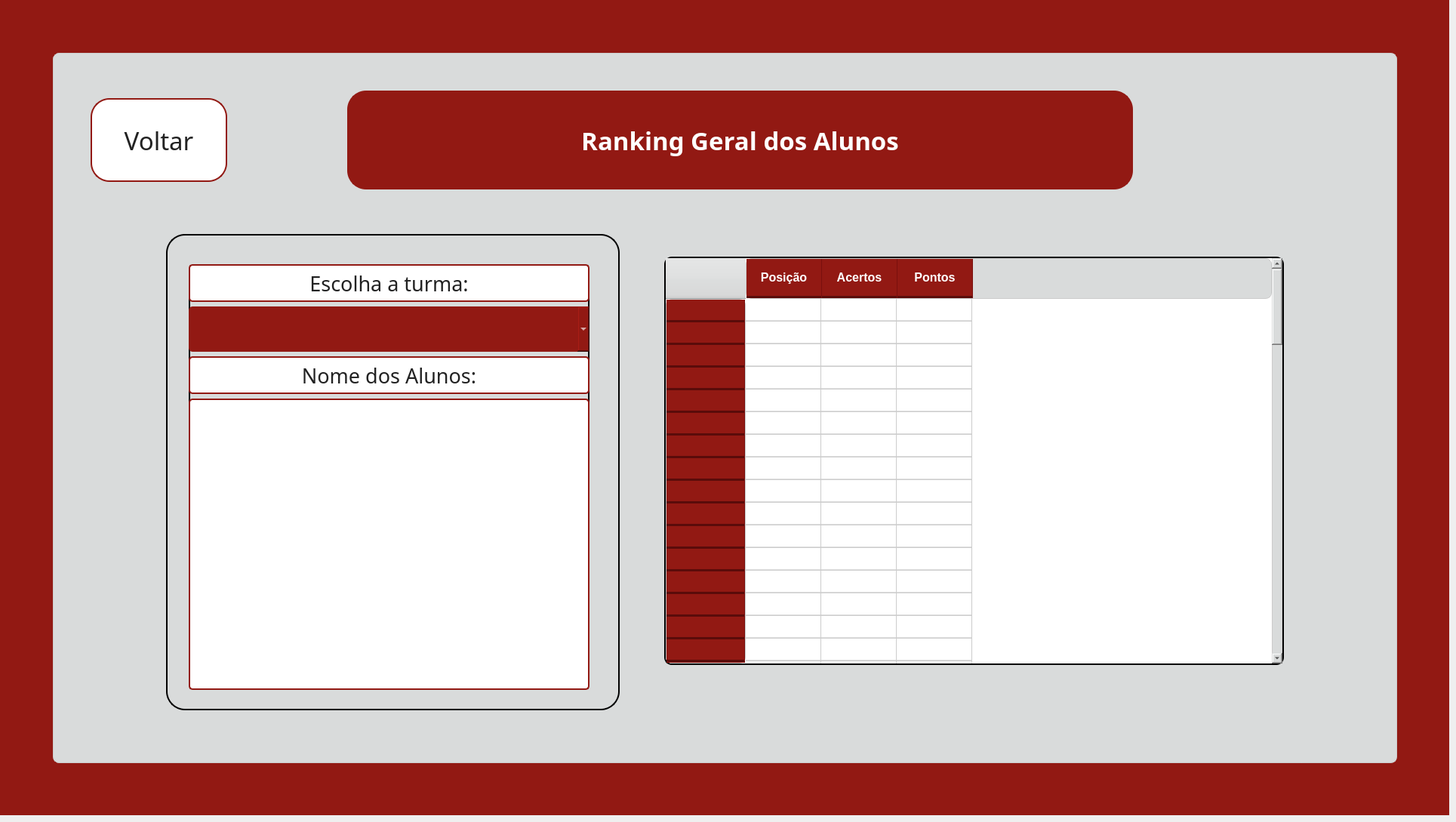
    <widget class="QWidget" name="pg_rankinggeral">
     <widget class="QWidget" name="fundo_rankinggeral" native="true">
      <property name="geometry">
       <rect>
        <x>0</x>
        <y>0</y>
        <width>1920</width>
        <height>1080</height>
       </rect>
      </property>
      <property name="styleSheet">
       <string notr="true">background-color: #921913;</string>
      </property>
      <widget class="QWidget" name="container_rankinggeral" native="true">
       <property name="geometry">
        <rect>
         <x>70</x>
         <y>70</y>
         <width>1781</width>
         <height>941</height>
        </rect>
       </property>
       <property name="styleSheet">
        <string notr="true">background-color: #d9dbdb;
border: 1px solid #cccccc;
border-radius: 8px;</string>
       </property>
       <widget class="QLabel" name="lbl_titulo_rankinggeral">
        <property name="geometry">
         <rect>
          <x>390</x>
          <y>50</y>
          <width>1041</width>
          <height>131</height>
         </rect>
        </property>
        <property name="font">
         <font>
          <family>Arbutus Slab</family>
          <pointsize>25</pointsize>
          <bold>true</bold>
         </font>
        </property>
        <property name="cursor">
         <cursorShape>ArrowCursor</cursorShape>
        </property>
        <property name="styleSheet">
         <string notr="true">background-color: #921913;
border: 2px solid #921913;
border-radius: 25px;
color: white;
padding: 0 18px</string>
        </property>
        <property name="text">
         <string>Ranking Geral dos Alunos</string>
        </property>
        <property name="textFormat">
         <enum>Qt::TextFormat::AutoText</enum>
        </property>
        <property name="alignment">
         <set>Qt::AlignmentFlag::AlignCenter</set>
        </property>
        <property name="wordWrap">
         <bool>true</bool>
        </property>
       </widget>
       <widget class="QLabel" name="img_cel_A_rankinggeral">
        <property name="geometry">
         <rect>
          <x>10</x>
          <y>0</y>
          <width>471</width>
          <height>491</height>
         </rect>
        </property>
        <property name="styleSheet">
         <string notr="true">border: transparent;
background-color: transparent;</string>
        </property>
        <property name="text">
         <string/>
        </property>
        <property name="pixmap">
         <pixmap>../images/fundoetec.png</pixmap>
        </property>
        <property name="scaledContents">
         <bool>true</bool>
        </property>
       </widget>
       <widget class="QLabel" name="img_cel_B_rankinggeral">
        <property name="geometry">
         <rect>
          <x>10</x>
          <y>480</y>
          <width>471</width>
          <height>451</height>
         </rect>
        </property>
        <property name="styleSheet">
         <string notr="true">border: transparent;
background-color: transparent;</string>
        </property>
        <property name="text">
         <string/>
        </property>
        <property name="pixmap">
         <pixmap>../images/fundoetec.png</pixmap>
        </property>
        <property name="scaledContents">
         <bool>true</bool>
        </property>
       </widget>
       <widget class="QLabel" name="img_cel_C_rankinggeral">
        <property name="geometry">
         <rect>
          <x>470</x>
          <y>450</y>
          <width>471</width>
          <height>481</height>
         </rect>
        </property>
        <property name="styleSheet">
         <string notr="true">border: transparent;
background-color: transparent;</string>
        </property>
        <property name="text">
         <string/>
        </property>
        <property name="pixmap">
         <pixmap>../images/fundoetec.png</pixmap>
        </property>
        <property name="scaledContents">
         <bool>true</bool>
        </property>
       </widget>
       <widget class="QFrame" name="frame_card_rankinggeral">
        <property name="geometry">
         <rect>
          <x>150</x>
          <y>240</y>
          <width>601</width>
          <height>631</height>
         </rect>
        </property>
        <property name="font">
         <font>
          <pointsize>2</pointsize>
         </font>
        </property>
        <property name="styleSheet">
         <string notr="true">border-radius: 25px;
border: 2px solid black;
</string>
        </property>
        <property name="frameShape">
         <enum>QFrame::Shape::StyledPanel</enum>
        </property>
        <property name="frameShadow">
         <enum>QFrame::Shadow::Raised</enum>
        </property>
        <widget class="QWidget" name="verticalLayoutWidget_3">
         <property name="geometry">
          <rect>
           <x>30</x>
           <y>40</y>
           <width>531</width>
           <height>564</height>
          </rect>
         </property>
         <layout class="QVBoxLayout" name="layout_card_rankinggeral">
          <item>
           <widget class="QLabel" name="lbl_tabela_titulo_rankinggeral">
            <property name="minimumSize">
             <size>
              <width>0</width>
              <height>50</height>
             </size>
            </property>
            <property name="maximumSize">
             <size>
              <width>16777215</width>
              <height>50</height>
             </size>
            </property>
            <property name="font">
             <font>
              <family>Arbutus Slab</family>
              <pointsize>20</pointsize>
             </font>
            </property>
            <property name="styleSheet">
             <string notr="true">background-color: white;
color: #222222;
border: 2px solid #921913;
border-radius: 5px;
padding: 0 8px</string>
            </property>
            <property name="text">
             <string>Escolha a turma:</string>
            </property>
            <property name="alignment">
             <set>Qt::AlignmentFlag::AlignCenter</set>
            </property>
           </widget>
          </item>
          <item>
           <widget class="QComboBox" name="comboBox_turmas">
            <property name="minimumSize">
             <size>
              <width>200</width>
              <height>60</height>
             </size>
            </property>
            <property name="font">
             <font>
              <family>Arbutus Slab</family>
              <pointsize>20</pointsize>
             </font>
            </property>
            <property name="styleSheet">
             <string notr="true">QComboBox{
    background-color: #921913;
    border: none;
    border-radius: 5px;
    color: white;
}

QComboBox:hover{
    background-color: #62100d;
}</string>
            </property>
            <property name="currentIndex">
             <number>-1</number>
            </property>
           </widget>
          </item>
          <item>
           <widget class="QLabel" name="lbl_tabela_subtitulo_rankinggeral">
            <property name="minimumSize">
             <size>
              <width>0</width>
              <height>50</height>
             </size>
            </property>
            <property name="maximumSize">
             <size>
              <width>16777215</width>
              <height>50</height>
             </size>
            </property>
            <property name="font">
             <font>
              <family>Arbutus Slab</family>
              <pointsize>20</pointsize>
             </font>
            </property>
            <property name="styleSheet">
             <string notr="true">background-color: white;
color: #222222;
border: 2px solid #921913;
border-radius: 5px;
padding: 0 8px</string>
            </property>
            <property name="text">
             <string>Nome dos Alunos:</string>
            </property>
            <property name="alignment">
             <set>Qt::AlignmentFlag::AlignCenter</set>
            </property>
           </widget>
          </item>
          <item>
           <widget class="QListWidget" name="lista_alunos">
            <property name="styleSheet">
             <string notr="true">background-color: white;
color: #222222;
border: 2px solid #921913;
border-radius: 5px;
padding: 0 8px</string>
            </property>
           </widget>
          </item>
         </layout>
        </widget>
       </widget>
       <widget class="QLabel" name="lbl_col1_rankinggeral">
        <property name="geometry">
         <rect>
          <x>500</x>
          <y>10</y>
          <width>471</width>
          <height>431</height>
         </rect>
        </property>
        <property name="styleSheet">
         <string notr="true">border: transparent;
background-color: transparent;</string>
        </property>
        <property name="text">
         <string/>
        </property>
        <property name="pixmap">
         <pixmap>../images/fundoetec.png</pixmap>
        </property>
        <property name="scaledContents">
         <bool>true</bool>
        </property>
       </widget>
       <widget class="QLabel" name="lbl_col2_rankinggeral">
        <property name="geometry">
         <rect>
          <x>970</x>
          <y>0</y>
          <width>441</width>
          <height>481</height>
         </rect>
        </property>
        <property name="styleSheet">
         <string notr="true">border: transparent;
background-color: transparent;</string>
        </property>
        <property name="text">
         <string/>
        </property>
        <property name="pixmap">
         <pixmap>../images/fundoetec.png</pixmap>
        </property>
        <property name="scaledContents">
         <bool>true</bool>
        </property>
       </widget>
       <widget class="QLabel" name="lbl_col3_rankinggeral">
        <property name="geometry">
         <rect>
          <x>1330</x>
          <y>0</y>
          <width>471</width>
          <height>491</height>
         </rect>
        </property>
        <property name="styleSheet">
         <string notr="true">border: transparent;
background-color: transparent;</string>
        </property>
        <property name="text">
         <string/>
        </property>
        <property name="pixmap">
         <pixmap>../images/fundoetec.png</pixmap>
        </property>
        <property name="scaledContents">
         <bool>true</bool>
        </property>
       </widget>
       <widget class="QLabel" name="lbl_col4_rankinggeral">
        <property name="geometry">
         <rect>
          <x>1780</x>
          <y>820</y>
          <width>471</width>
          <height>481</height>
         </rect>
        </property>
        <property name="styleSheet">
         <string notr="true">border: transparent;
background-color: transparent;</string>
        </property>
        <property name="text">
         <string/>
        </property>
        <property name="pixmap">
         <pixmap>../images/fundoetec.png</pixmap>
        </property>
        <property name="scaledContents">
         <bool>true</bool>
        </property>
       </widget>
       <widget class="QLabel" name="lbl_col5_rankinggeral">
        <property name="geometry">
         <rect>
          <x>940</x>
          <y>460</y>
          <width>471</width>
          <height>481</height>
         </rect>
        </property>
        <property name="styleSheet">
         <string notr="true">border: transparent;
background-color: transparent;</string>
        </property>
        <property name="text">
         <string/>
        </property>
        <property name="pixmap">
         <pixmap>../images/fundoetec.png</pixmap>
        </property>
        <property name="scaledContents">
         <bool>true</bool>
        </property>
       </widget>
       <widget class="QLabel" name="lbl_rodape_rankinggeral">
        <property name="geometry">
         <rect>
          <x>1380</x>
          <y>470</y>
          <width>421</width>
          <height>471</height>
         </rect>
        </property>
        <property name="styleSheet">
         <string notr="true">border: transparent;
background-color: transparent;</string>
        </property>
        <property name="text">
         <string/>
        </property>
        <property name="pixmap">
         <pixmap>../images/fundoetec.png</pixmap>
        </property>
        <property name="scaledContents">
         <bool>true</bool>
        </property>
       </widget>
       <widget class="QTableWidget" name="tabela_rankingalunos">
        <property name="geometry">
         <rect>
          <x>810</x>
          <y>270</y>
          <width>821</width>
          <height>541</height>
         </rect>
        </property>
        <property name="font">
         <font>
          <family>Arbutus Slab</family>
          <pointsize>-1</pointsize>
         </font>
        </property>
        <property name="styleSheet">
         <string notr="true">QTableWidget {
    background-color: white;
    color: #222222;
    gridline-color: #cccccc;
    border: 2px solid black;
    border-radius: 10px;
    font-size: 16px;
    font-family: &quot;Arbutus Slab&quot;;
}
QTableWidget::item {
    padding: 10px 14px;
    border-bottom: 1px solid #e0e0e0;
    color: #222222;
}
QTableWidget::item:selected {
    background-color: #f2c4c3;
    color: #921913;
}
QTableWidget::item:alternate {
    background-color: #f7f7f7;
}
QHeaderView::section {
    background-color: #921913;
    color: white;
    border: none;
    border-right: 1px solid #7a100e;
    border-bottom: 3px solid #5a0c0a;
    padding: 14px 10px;
    font-size: 16px;
    font-weight: bold;
    font-family: &quot;Arbutus Slab&quot;;
}
QScrollBar:vertical {
    background: #f0f0f0;
    width: 14px;
    border-radius: 7px;
}
QScrollBar::handle:vertical {
    background: #921913;
    border-radius: 7px;
    min-height: 30px;
}</string>
        </property>
        <property name="selectionBehavior">
         <enum>QAbstractItemView::SelectionBehavior::SelectRows</enum>
        </property>
        <property name="columnCount">
         <number>3</number>
        </property>
        <attribute name="horizontalHeaderVisible">
         <bool>true</bool>
        </attribute>
        <attribute name="horizontalHeaderShowSortIndicator" stdset="0">
         <bool>false</bool>
        </attribute>
        <attribute name="verticalHeaderVisible">
         <bool>true</bool>
        </attribute>
        <attribute name="verticalHeaderCascadingSectionResizes">
         <bool>true</bool>
        </attribute>
        <attribute name="verticalHeaderHighlightSections">
         <bool>true</bool>
        </attribute>
        <row>
         <property name="text">
          <string>Nova linha</string>
         </property>
        </row>
        <row>
         <property name="text">
          <string>Nova linha</string>
         </property>
        </row>
        <row>
         <property name="text">
          <string>Nova linha</string>
         </property>
        </row>
        <row>
         <property name="text">
          <string>Nova linha</string>
         </property>
        </row>
        <row>
         <property name="text">
          <string>Nova linha</string>
         </property>
        </row>
        <row>
         <property name="text">
          <string>Nova linha</string>
         </property>
        </row>
        <row>
         <property name="text">
          <string>Nova linha</string>
         </property>
        </row>
        <row>
         <property name="text">
          <string>Nova linha</string>
         </property>
        </row>
        <row>
         <property name="text">
          <string>Nova linha</string>
         </property>
        </row>
        <row>
         <property name="text">
          <string>Nova linha</string>
         </property>
        </row>
        <row>
         <property name="text">
          <string>Nova linha</string>
         </property>
        </row>
        <row>
         <property name="text">
          <string>Nova linha</string>
         </property>
        </row>
        <row>
         <property name="text">
          <string>Nova linha</string>
         </property>
        </row>
        <row>
         <property name="text">
          <string>Nova linha</string>
         </property>
        </row>
        <row>
         <property name="text">
          <string>Nova linha</string>
         </property>
        </row>
        <row>
         <property name="text">
          <string>Nova linha</string>
         </property>
        </row>
        <row>
         <property name="text">
          <string>Nova linha</string>
         </property>
        </row>
        <row>
         <property name="text">
          <string>Nova linha</string>
         </property>
        </row>
        <row>
         <property name="text">
          <string>Nova linha</string>
         </property>
        </row>
        <row>
         <property name="text">
          <string>Nova linha</string>
         </property>
        </row>
        <row>
         <property name="text">
          <string>Nova linha</string>
         </property>
        </row>
        <row>
         <property name="text">
          <string>Nova linha</string>
         </property>
        </row>
        <row>
         <property name="text">
          <string>Nova linha</string>
         </property>
        </row>
        <row>
         <property name="text">
          <string>Nova linha</string>
         </property>
        </row>
        <row>
         <property name="text">
          <string>Nova linha</string>
         </property>
        </row>
        <row>
         <property name="text">
          <string>Nova linha</string>
         </property>
        </row>
        <row>
         <property name="text">
          <string>Nova linha</string>
         </property>
        </row>
        <row>
         <property name="text">
          <string>Nova linha</string>
         </property>
        </row>
        <row>
         <property name="text">
          <string>Nova linha</string>
         </property>
        </row>
        <row>
         <property name="text">
          <string>Nova linha</string>
         </property>
        </row>
        <row>
         <property name="text">
          <string>Nova linha</string>
         </property>
        </row>
        <row>
         <property name="text">
          <string>Nova linha</string>
         </property>
        </row>
        <row>
         <property name="text">
          <string>Nova linha</string>
         </property>
        </row>
        <row>
         <property name="text">
          <string>Nova linha</string>
         </property>
        </row>
        <row>
         <property name="text">
          <string>Nova linha</string>
         </property>
        </row>
        <row>
         <property name="text">
          <string>Nova linha</string>
         </property>
        </row>
        <row>
         <property name="text">
          <string>Nova linha</string>
         </property>
        </row>
        <row>
         <property name="text">
          <string>Nova linha</string>
         </property>
        </row>
        <row>
         <property name="text">
          <string>Nova linha</string>
         </property>
        </row>
        <row>
         <property name="text">
          <string>Nova linha</string>
         </property>
        </row>
        <row>
         <property name="text">
          <string>Nova linha</string>
         </property>
        </row>
        <row>
         <property name="text">
          <string>Nova linha</string>
         </property>
        </row>
        <row>
         <property name="text">
          <string>Nova linha</string>
         </property>
        </row>
        <row>
         <property name="text">
          <string>Nova linha</string>
         </property>
        </row>
        <row>
         <property name="text">
          <string>Nova linha</string>
         </property>
        </row>
        <row>
         <property name="text">
          <string>Nova linha</string>
         </property>
        </row>
        <row>
         <property name="text">
          <string>Nova linha</string>
         </property>
        </row>
        <row>
         <property name="text">
          <string>Nova linha</string>
         </property>
        </row>
        <row>
         <property name="text">
          <string>Nova linha</string>
         </property>
        </row>
        <row>
         <property name="text">
          <string>Nova linha</string>
         </property>
        </row>
        <row>
         <property name="text">
          <string>Nova linha</string>
         </property>
        </row>
        <row>
         <property name="text">
          <string>Nova linha</string>
         </property>
        </row>
        <row>
         <property name="text">
          <string>Nova linha</string>
         </property>
        </row>
        <row>
         <property name="text">
          <string>Nova linha</string>
         </property>
        </row>
        <row>
         <property name="text">
          <string>Nova linha</string>
         </property>
        </row>
        <row>
         <property name="text">
          <string>Nova linha</string>
         </property>
        </row>
        <row>
         <property name="text">
          <string>Nova linha</string>
         </property>
        </row>
        <row>
         <property name="text">
          <string>Nova linha</string>
         </property>
        </row>
        <row>
         <property name="text">
          <string>Nova linha</string>
         </property>
        </row>
        <row>
         <property name="text">
          <string>Nova linha</string>
         </property>
        </row>
        <row>
         <property name="text">
          <string>Nova linha</string>
         </property>
        </row>
        <row>
         <property name="text">
          <string>Nova linha</string>
         </property>
        </row>
        <row>
         <property name="text">
          <string>Nova linha</string>
         </property>
        </row>
        <row>
         <property name="text">
          <string>Nova linha</string>
         </property>
        </row>
        <row>
         <property name="text">
          <string>Nova linha</string>
         </property>
        </row>
        <row>
         <property name="text">
          <string>Nova linha</string>
         </property>
        </row>
        <row>
         <property name="text">
          <string>Nova linha</string>
         </property>
        </row>
        <row>
         <property name="text">
          <string>Nova linha</string>
         </property>
        </row>
        <row>
         <property name="text">
          <string>Nova linha</string>
         </property>
        </row>
        <row>
         <property name="text">
          <string>Nova linha</string>
         </property>
        </row>
        <row>
         <property name="text">
          <string>Nova linha</string>
         </property>
        </row>
        <row>
         <property name="text">
          <string>Nova linha</string>
         </property>
        </row>
        <row>
         <property name="text">
          <string>Nova linha</string>
         </property>
        </row>
        <row>
         <property name="text">
          <string>Nova linha</string>
         </property>
        </row>
        <row>
         <property name="text">
          <string>Nova linha</string>
         </property>
        </row>
        <row>
         <property name="text">
          <string>Nova linha</string>
         </property>
        </row>
        <row>
         <property name="text">
          <string>Nova linha</string>
         </property>
        </row>
        <row>
         <property name="text">
          <string>Nova linha</string>
         </property>
        </row>
        <row>
         <property name="text">
          <string>Nova linha</string>
         </property>
        </row>
        <row>
         <property name="text">
          <string>Nova linha</string>
         </property>
        </row>
        <column>
         <property name="text">
          <string>Posição</string>
         </property>
        </column>
        <column>
         <property name="text">
          <string>Acertos</string>
         </property>
         <property name="font">
          <font>
           <pointsize>10</pointsize>
          </font>
         </property>
        </column>
        <column>
         <property name="text">
          <string>Pontos</string>
         </property>
         <property name="font">
          <font>
           <pointsize>9</pointsize>
          </font>
         </property>
        </column>
        <item row="0" column="0">
         <property name="text">
          <string/>
         </property>
         <property name="font">
          <font>
           <pointsize>14</pointsize>
          </font>
         </property>
        </item>
       </widget>
       <widget class="QPushButton" name="btn_voltarpararanking2">
        <property name="geometry">
         <rect>
          <x>50</x>
          <y>60</y>
          <width>181</width>
          <height>111</height>
         </rect>
        </property>
        <property name="font">
         <font>
          <family>Arbutus Slab</family>
          <pointsize>25</pointsize>
         </font>
        </property>
        <property name="styleSheet">
         <string notr="true">background-color: white;
border: 2px solid #921913;
border-radius: 25px;
color: #222222;
padding: 0 18px</string>
        </property>
        <property name="text">
         <string>Voltar</string>
        </property>
       </widget>
       <widget class="QLabel" name="lbl_logo_cps_rankinggeral">
        <property name="geometry">
         <rect>
          <x>1550</x>
          <y>940</y>
          <width>111</width>
          <height>71</height>
         </rect>
        </property>
        <property name="text">
         <string/>
        </property>
        <property name="pixmap">
         <pixmap>../images/logocps.png</pixmap>
        </property>
        <property name="scaledContents">
         <bool>true</bool>
        </property>
       </widget>
       <widget class="QLabel" name="lbl_logo_etec_rankinggeral">
        <property name="geometry">
         <rect>
          <x>1690</x>
          <y>950</y>
          <width>151</width>
          <height>91</height>
         </rect>
        </property>
        <property name="text">
         <string/>
        </property>
        <property name="pixmap">
         <pixmap>../images/logoetec.png</pixmap>
        </property>
        <property name="scaledContents">
         <bool>true</bool>
        </property>
       </widget>
       <zorder>lbl_col2_rankinggeral</zorder>
       <zorder>lbl_col5_rankinggeral</zorder>
       <zorder>lbl_logo_cps_rankinggeral</zorder>
       <zorder>lbl_logo_etec_rankinggeral</zorder>
       <zorder>lbl_rodape_rankinggeral</zorder>
       <zorder>lbl_col3_rankinggeral</zorder>
       <zorder>img_cel_B_rankinggeral</zorder>
       <zorder>img_cel_A_rankinggeral</zorder>
       <zorder>lbl_col1_rankinggeral</zorder>
       <zorder>lbl_titulo_rankinggeral</zorder>
       <zorder>img_cel_C_rankinggeral</zorder>
       <zorder>frame_card_rankinggeral</zorder>
       <zorder>lbl_col4_rankinggeral</zorder>
       <zorder>tabela_rankingalunos</zorder>
       <zorder>btn_voltarpararanking2</zorder>
      </widget>
     </widget>
    </widget>
